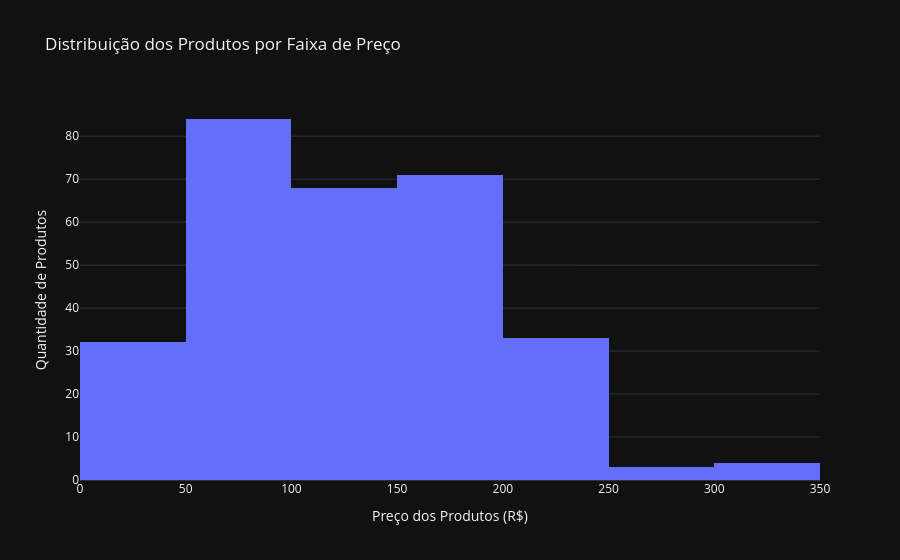

Notebook code for this chart:
### Markdown cell above
## 3. Criação das visualizações

Os gráficos do projeto anterior foram recriados utilizando Plotly para permitir interação do usuário dentro da aplicação Dash.

### 3.1 Histograma — Distribuição dos Produtos por Faixa de Preço

O histograma permite observar como os produtos estão distribuídos entre as diferentes faixas de preço e identificar onde ocorre a maior concentração de itens.

### Code cell
fig_histograma = px.histogram(
    df,
    x='Preço',
    nbins=15,
    title='Distribuição dos Produtos por Faixa de Preço',
    labels={
        'Preço': 'Preço dos Produtos (R$)',
        'count': 'Quantidade de Produtos'
    }
)

fig_histograma.update_layout(
    xaxis_title='Preço dos Produtos (R$)',
    yaxis_title='Quantidade de Produtos'
)

### Figure 1 — Plotly figure (JSON) as saved in the notebook; plotly's stock layout.template omitted (floating-point values rounded to 4 significant figures; data arrays with more than 128 entries replaced by an {"elided": "..."} marker saying what was removed)
{"data": [{"bingroup": "x", "hovertemplate": "Preço dos Produtos (R$)=%{x}<br>count=%{y}<extra></extra>", "legendgroup": "", "marker": {"color": "#636efa", "pattern": {"shape": ""}}, "name": "", "nbinsx": 15, "orientation": "v", "showlegend": false, "x": {"elided": "295 float values"}, "xaxis": "x", "yaxis": "y", "type": "histogram"}], "layout": {"xaxis": {"anchor": "y", "domain": [0.0, 1.0], "title": {"text": "Preço dos Produtos (R$)"}}, "yaxis": {"anchor": "x", "domain": [0.0, 1.0], "title": {"text": "Quantidade de Produtos"}}, "legend": {"tracegroupgap": 0}, "title": {"text": "Distribuição dos Produtos por Faixa de Preço"}, "barmode": "relative"}}
